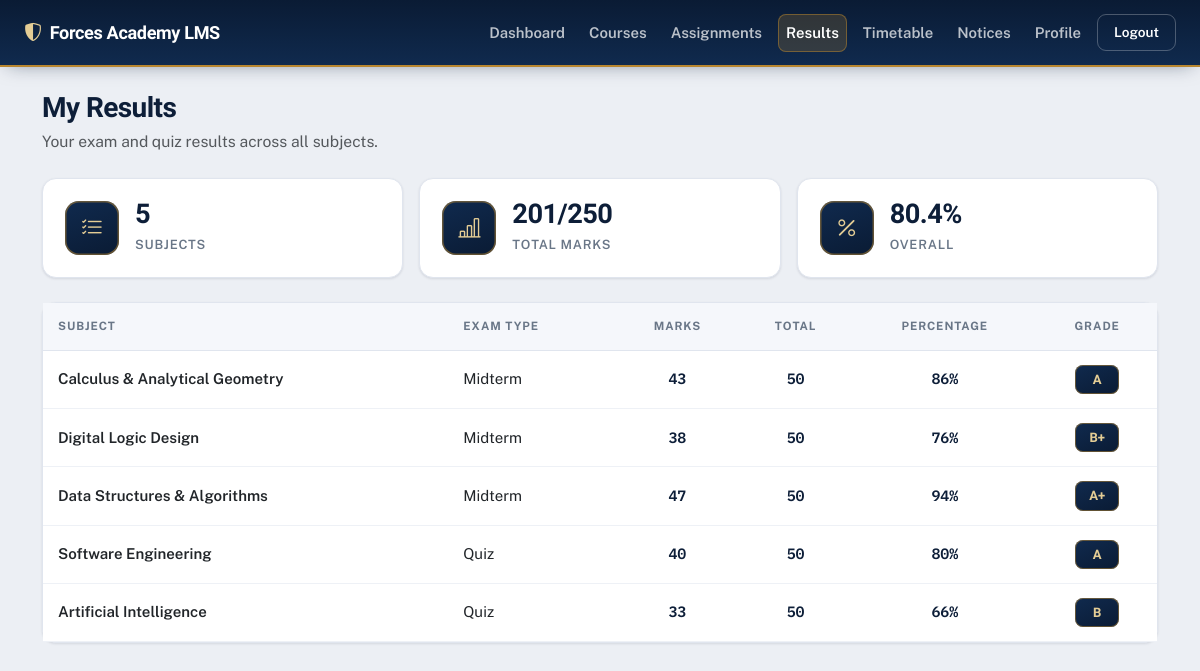
The app's page /results.php (signed in) with its own data.
### tables this page shows
CREATE TABLE IF NOT EXISTS results (
    id           INT(11) PRIMARY KEY AUTO_INCREMENT,
    student_id   INT(11),
    course_id    INT(11),
    subject      VARCHAR(100),
    marks        INT(11),
    total_marks  INT(11),
    grade        VARCHAR(10),
    exam_type    VARCHAR(50),
    CONSTRAINT fk_results_student FOREIGN KEY (student_id) REFERENCES students(id) ON DELETE CASCADE
);

### config/auth.php (called while the page is built, shortened)
<?php
function e($value)
{
    return htmlspecialchars((string)$value, ENT_QUOTES, 'UTF-8');
}

### results.php (the view, shortened to what this page needs)
<?php
require_once 'config/auth.php';
$student_id = (int) $_SESSION['student_id'];
$stmt = mysqli_prepare($conn, "SELECT subject, marks, total_marks, grade, exam_type FROM results WHERE student_id = ? ORDER BY id ASC");
mysqli_stmt_bind_param($stmt, 'i', $student_id);
mysqli_stmt_execute($stmt);
$results = mysqli_stmt_get_result($stmt);
$rows = [];
while ($r = mysqli_fetch_assoc($results)) { $rows[] = $r; }
$totalMarks = array_sum(array_column($rows, 'marks'));
$totalMax   = array_sum(array_column($rows, 'total_marks'));
$overall    = $totalMax > 0 ? round(($totalMarks / $totalMax) * 100, 1) : 0;
?>
<!DOCTYPE html>
<html lang="en">
<head>
<link href="https://cdn.jsdelivr.net/npm/bootstrap@5.3.0/dist/css/bootstrap.min.css" rel="stylesheet">
<link rel="stylesheet" href="https://cdn.jsdelivr.net/npm/bootstrap-icons@1.11.3/font/bootstrap-icons.css">
<link rel="stylesheet" href="css/style.css">
</head>
<body class="dashboard-body">
<nav class="navbar navbar-expand-lg navbar-dark app-navbar">
  <div class="container-fluid px-4">
    <a class="navbar-brand d-flex align-items-center gap-2" href="dashboard.php"><i class="bi bi-shield-shaded"></i> Forces Academy LMS</a>
    <div class="navbar-nav ms-auto flex-row gap-2 align-items-center">
      <a class="nav-link text-white" href="dashboard.php">Dashboard</a>
      <a class="nav-link text-white" href="courses.php">Courses</a>
      <a class="nav-link text-white" href="assignments.php">Assignments</a>
      <a class="nav-link text-white active" href="results.php">Results</a>
      <a class="nav-link text-white" href="timetable.php">Timetable</a>
      <a class="nav-link text-white" href="notices.php">Notices</a>
      <a class="nav-link text-white" href="profile.php">Profile</a>
      <a class="btn btn-logout" href="logout.php">Logout</a>
    </div>
  </div>
</nav>
<div class="container py-4">
  <div class="page-hero mb-4">
    <h2 class="mb-1">My Results</h2>
    <p class="text-muted mb-0">Your exam and quiz results across all subjects.</p>
  </div>
  <?php if (count($rows) > 0): ?>
    <div class="row g-3 mb-4">
      <div class="col-md-4">
        <div class="mini-stat-card">
          <span class="mini-stat-icon"><i class="bi bi-list-check"></i></span>
          <div><h3><?php echo count($rows); ?></h3><p>Subjects</p></div>
        </div>
      </div>
      <div class="col-md-4">
        <div class="mini-stat-card">
          <span class="mini-stat-icon"><i class="bi bi-bar-chart-line"></i></span>
          <div><h3 class="record"><?php echo $totalMarks; ?>/<?php echo $totalMax; ?></h3><p>Total Marks</p></div>
        </div>
      </div>
      <div class="col-md-4">
        <div class="mini-stat-card">
          <span class="mini-stat-icon"><i class="bi bi-percent"></i></span>
          <div><h3 class="record"><?php echo $overall; ?>%</h3><p>Overall</p></div>
        </div>
      </div>
    </div>
    <div class="card p-0">
      <div class="table-responsive">
        <table class="table table-modern align-middle">
          <thead>
            <tr>
              <th>Subject</th>
              <th>Exam Type</th>
              <th class="text-center">Marks</th>
              <th class="text-center">Total</th>
              <th class="text-center">Percentage</th>
              <th class="text-center">Grade</th>
            </tr>
          </thead>
          <tbody>
            <?php foreach ($rows as $r): ?>
              <?php $pct = $r['total_marks'] > 0 ? round(($r['marks'] / $r['total_marks']) * 100, 1) : 0; ?>
              <tr>
                <td class="fw-semibold"><?php echo e($r['subject']); ?></td>
                <td><?php echo e($r['exam_type']); ?></td>
                <td class="text-center record"><?php echo (int) $r['marks']; ?></td>
                <td class="text-center record"><?php echo (int) $r['total_marks']; ?></td>
                <td class="text-center record"><?php echo $pct; ?>%</td>
                <td class="text-center"><span class="grade-pill"><?php echo e($r['grade']); ?></span></td>
              </tr>
            <?php endforeach; ?>
          </tbody>
        </table>
      </div>
    </div>
  <?php endif; ?>
</div>
</body>
</html>

### records on screen
results: subject "Calculus & Analytical Geometry", exam_type "Midterm", marks "43", total_marks "50", pct "86", grade "A"
results: subject "Digital Logic Design", exam_type "Midterm", marks "38", total_marks "50", pct "76", grade "B+"
results: subject "Data Structures & Algorithms", exam_type "Midterm", marks "47", total_marks "50", pct "94", grade "A+"
results: subject "Software Engineering", exam_type "Quiz", marks "40", total_marks "50", pct "80", grade "A"
results: subject "Artificial Intelligence", exam_type "Quiz", marks "33", total_marks "50", pct "66", grade "B"

### other values on screen
count($rows) "5"
$totalMarks "201"
$totalMax "250"
$overall "80.4"
